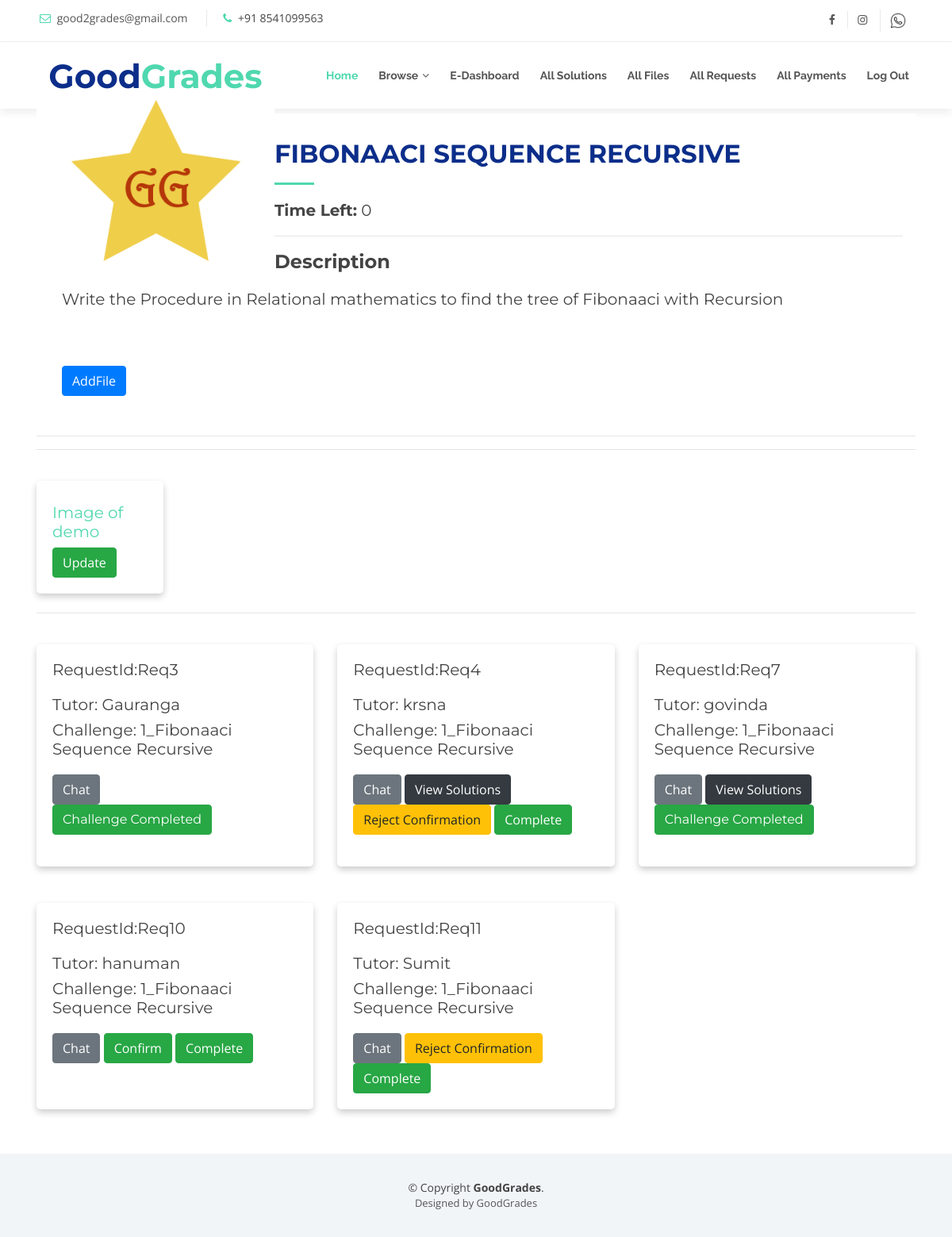
The page /halloffame/challenges/gg/1/files (signed in) on the database its author committed.
### halls/models.py (models this page shows, shortened)
class Challenge(models.Model):
    TYPE_CHOICES = (
        ('P', 'Project'),
        ('A', 'Assignment'),
        ('T','Time_Bound_Challenges')
    )
    type = models.CharField(max_length=1, choices=TYPE_CHOICES)
    title = models.CharField(max_length=255)
    pub_date = models.DateTimeField(auto_now=True)
    deadline_date = models.DateTimeField()
    body = models.TextField()
    stipend = models.FloatField()
    hall = models.ForeignKey(Hall, on_delete=models.CASCADE)
    def timeleft(self):
        return self.deadline_date - timezone.now()
    def get_time_left(self):
        left = self.timeleft()
        time = int(left.total_seconds())
        if(time <=0):
            return 0

class File(models.Model):
    title = models.CharField(max_length=255)
    attachment = models.FileField(upload_to='files/',validators=[validate_file_question])
    challenge = models.ForeignKey(Challenge, on_delete=models.SET_NULL, null=True)

class Request(models.Model):
    tutorName = models.CharField(max_length = 255)
    HowToSolve = models.TextField()
    tutorId = models.IntegerField()
    tutorNumber = models.CharField(verbose_name="phone number", max_length=10)
    challenge = models.ForeignKey(Challenge, on_delete=models.SET_NULL, null=True)
    submitted = models.BooleanField(default = False)
    confirmed = models.BooleanField(default=False)
    completed = models.BooleanField(default=False)
    payment_completed = models.BooleanField(default=False)
    def whatsapp(self):
        print(self.tutorNumber)
        return ("https://wa.me"+"/91"+str(self.tutorNumber))

### halls/views.py (the view)
# urls.py: path('halloffame/challenges/gg/<int:pk>/files',views.seefiles, name='seefiles'),
@login_required
def seefiles(request, pk):
     hide = True
     requested = False
     challenge = Challenge.objects.get(id = pk)
     files = challenge.file_set.all()
     requests = challenge.request_set.all()
     for r in requests:
         if str(r.tutorName) == str(request.user.username):
             current_request = r
             requested = True
             print(r.confirmed)
             if r.confirmed:
                 hide = False
     if requested:
         return render(request, 'halls/seefiles.html',{'files':files,'requests':requests,'challenge':challenge,'hide':hide,'requested':requested,'current_request':current_request})
     else:
         return render(request,'halls/seefiles.html',{'files':files,'requests':requests,'challenge':challenge,'hide':hide,'requested':requested})

### halls/templates/halls/seefiles.html (shortened to what this page needs)
{%extends 'halls/base2.html'%}
{% block content %}
<div class = "container">
  <section id="portfolio" class="wow fadeInUp">
    <div class="container">
      <div class="section-header">
        <div class="row">
          <h2>{{ challenge.title }}</h2>
        </div>
        <div>
          <h5 float="right"><b>Time Left:</b> {{challenge.get_time_left}}</h5>
          <hr/>
          <div class="container">
          <h4><b>Description</b></h4>
          <h5>{{challenge.body}}</h5>
          </div>
        </div>
        {%if user.is_employee %}
        <div class="container">
        <br/>
        <br/>
          <a href="{% url 'add_file' pk=challenge.pk  %}" class ='btn btn-primary'>AddFile</a>
        </div>
        {%endif%}
        </div>
    </div>
      <hr/>
    <hr/>
{%if user.is_employee%}
<div class="row">
{% for f in files.all %}
   <div class="col-lg-2 col-sm-3 mb-2" style="margin-top: 2%">
       <div class="card shadow border-0 h-100">
           <div class="card-body">
               <h5 class="my-2"><a href="{{ f.attachment.url }}" target="_blank">{{ f.title }}</a></h5>
               {%if user.is_employee%}
               <a href="{% url 'update_file' f.id %}" class ='btn btn-success' ">Update</a>
               {%endif%}
           </div>
       </div>
   </div>
{% endfor %}
</div>
<hr/>
{%endif%}
{%if user.is_employee%}
<div class="row">
{% for r in requests.all %}
   <div class="col-lg-4 col-sm-6 mb-4" style="margin-top: 2%">
       <div class="card shadow border-0 h-100">
           <div class="card-body">
               <h5>RequestId:Req{{r.id}}</h5>
               <h5 class="my-2">Tutor: {{ r.tutorName }}</h5>
               <h5 class="my_2">Challenge: {{r.challenge_id}}_{{r.challenge.title}}</h5>
               <a href="{{r.whatsapp}}" class="btn btn-secondary">Chat</a>
               {%if r.confirmed %}
               {%if r.submitted%}
                <a href="{%url 'seesolutions' r.id%}" class="btn btn-dark">View Solutions</a>
               {%endif%}
               {%if r.completed%}
               {%else%}
              <a href="{%url 'reject_confirmed_request' pk=r.pk%}" class='btn btn-warning'>Reject Confirmation</a>
              {%endif%}
              {%else%}
               <a href="{% url 'confirm_request' pk=r.pk%}" class='btn btn-success'>Confirm</a>
               {%endif%}
               {%if r.completed %}
              <h5><span class='btn btn-success'>Challenge Completed</span></h5>
              {%else%}
              {%if r.completed%}
              {%else%}
               <a href="{% url 'complete_request' pk=r.pk%}" class='btn btn-success'>Complete</a>
               {%endif%}
               {%endif%}
           </div>
       </div>
   </div>
{% if forloop.counter|divisibleby:3 %}
</div>
<div class="row">
{%endif%}
{% endfor %}
</div>
{%endif%}
</section>
</div>
{% endblock %}

### static/halls/css/style.css (style rules this page uses)
body { background: #fff; color: #444; font-family: "Open Sans", sans-serif; }
a { color: #50d8af; transition: 0.5s; }
h1, h2, h3, h4, h5, h6 { font-family: "Montserrat", sans-serif; font-weight: 400; margin: 0 0 20px 0; padding: 0; }
.section-header { margin-bottom: 30px; }
.section-header h2 { font-size: 32px; color: #0c2e8a; text-transform: uppercase; font-weight: 700; position: relative; padding-bottom: 20px; }
.section-header h2::before { content: ''; position: absolute; display: block; width: 50px; height: 3px; background: #50d8af; bottom: 0; left: 0; }
#portfolio { background: #fff; padding: 30px 0; }

### halls/templates/halls/seefiles.html (style rules this page uses)
.card { box-shadow: 0 4px 8px 0 rgba(0,0,0,0.2); transition: 0.3s; border-radius: 5px; }
.container { padding: 2px 16px; }

### rows shown on the page
Challenge: title "FIBONAACI SEQUENCE RECURSIVE", get_time_left "0", body "Write the Procedure in Relational mathematics to find the tree of Fibonaaci with Recursion"
File: title "Image of demo"
Request: id "3", tutorName "Gauranga", challenge_id "1", challenge "Fibonaaci Sequence Recursive", completed "Challenge Completed"
Request: id "4", tutorName "krsna", challenge_id "1", challenge "Fibonaaci Sequence Recursive", confirmed "View Solutions", completed "Complete"
Request: id "7", tutorName "govinda", challenge_id "1", challenge "Fibonaaci Sequence Recursive", confirmed "View Solutions", completed "Challenge Completed"
Request: id "10", tutorName "hanuman", challenge_id "1", challenge "Fibonaaci Sequence Recursive", confirmed "Confirm", completed "Complete"
Request: id "11", tutorName "Sumit", challenge_id "1", challenge "Fibonaaci Sequence Recursive", confirmed "Reject Confirmation", completed "Complete"
